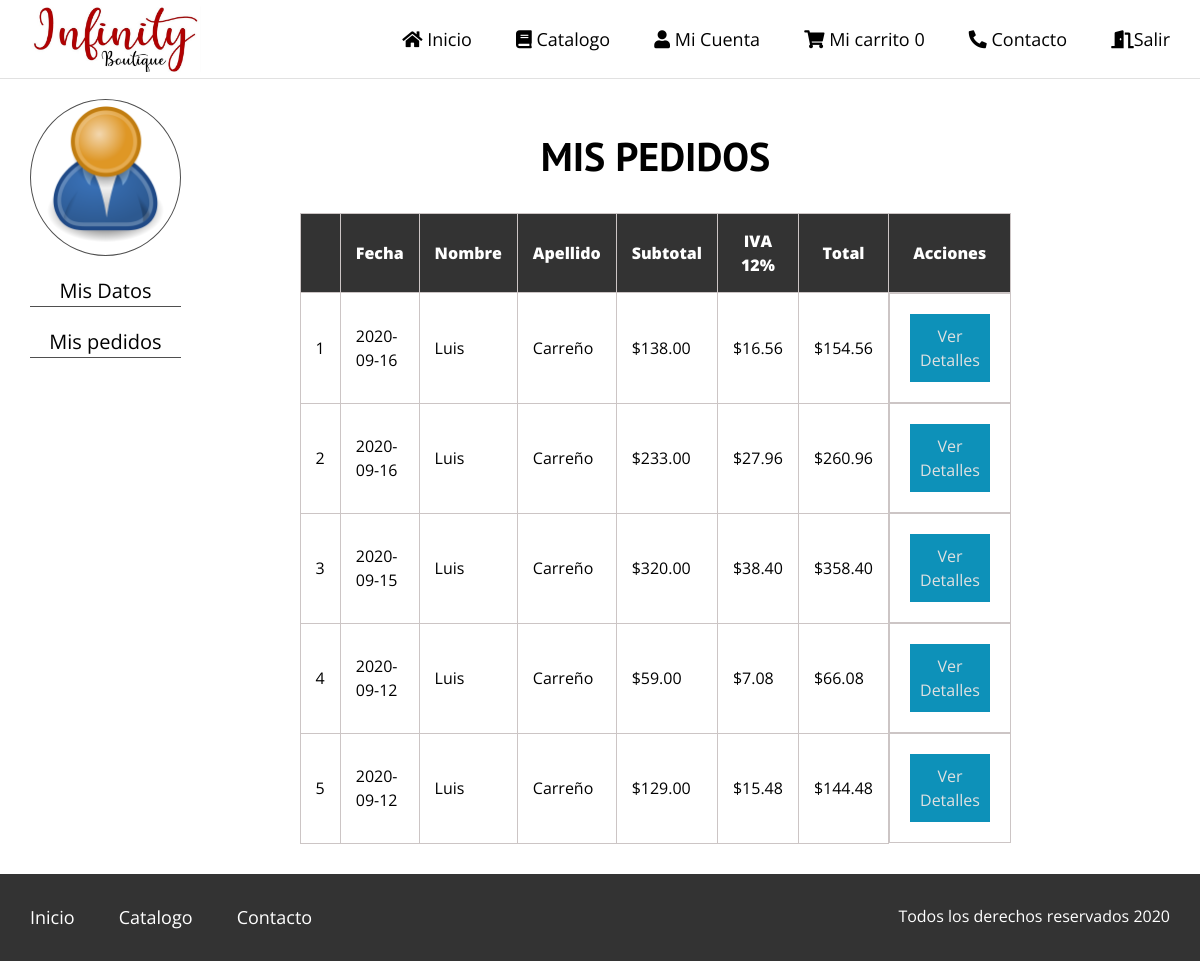
Page /Infinitylog/cuenta/pedidos.php (signed in) on the committed database.
### tables this page shows
CREATE TABLE `factura` (
  `factura_id` int(20) NOT NULL,
  `factura_cliente_id` int(11) NOT NULL,
  `factura_fehca` date NOT NULL,
  `factura_subtotal` decimal(10,2) NOT NULL,
  `factura_iva` decimal(10,2) NOT NULL,
  `factura_total` decimal(10,2) NOT NULL
);

CREATE TABLE `usuario` (
  `usuario_id` int(11) NOT NULL,
  `usuario_nombre` varchar(80) NOT NULL,
  `usuario_apellido` varchar(80) NOT NULL,
  `usuario_telefono` int(12) NOT NULL,
  `usuario_correo` varchar(150) NOT NULL,
  `usuario_pass` varchar(50) NOT NULL,
  `usuario_ciudad` varchar(100) NOT NULL,
  `usuario_direccion` varchar(200) NOT NULL,
  `usuario_rol_id` int(11) NOT NULL
);

### Infinitylog/funciones.php (called while the page is built, shortened)
<?php
    function cantidad_producto(){
        $total = 0;
        return $total;
    }
?>

### src/Factura.php (called while the page is built, shortened)
<?php
    class Factura{
        private $cn=null;
        public function __construct()
        {
            $this->config=parse_ini_file(__DIR__.'/../config.ini');
            $this->cn = new \PDO($this->config['dns'], $this->config['usuario'], $this->config['clave'],array(
                \PDO::MYSQL_ATTR_INIT_COMMAND => 'SET NAMES utf8'
            ));
        }
        public function mostrar_factura_cliente($id){
            $sql = "SELECT factura_id, factura_fehca, usuario_nombre, usuario_apellido, factura_subtotal, factura_iva, factura_total
            FROM factura
            INNER JOIN usuario ON usuario_id=factura_cliente_id
            where usuario_id=:id ORDER BY factura_id DESC";
            $resultado = $this->cn->prepare($sql);
            $_array = array(
                ":id" => $id
            );
            if($resultado->execute($_array))
                return $resultado->fetchAll();
            return false;
        }
    }

### Infinitylog/cuenta/pedidos.php (the view, shortened to what this page needs)
<?php
    require '../funciones.php';
?>
<!DOCTYPE html>
<html lang="en">
<head>
    <link rel="stylesheet" href="../../assets/css/normalize.css">
    <link rel="stylesheet" href="../../assets/css/styles.css">
    <link rel="stylesheet" href="../../assets/css/all.css">
</head>
<body>
    <header class="site-header">
        <div class="contenedor">
            <div class="barra">
                <a href="index.php">
                    <img src="../../assets/img/logo.jpg" alt="logo" title="Logo Infinity"  height="72">
                </a>
                <nav class="navegacion">
                    <a href="../index.php"><i class="fas fa-home"></i> Inicio</a>
                    <a href="../catalogo.php"><i class="fas fa-book"></i> Catalogo</a>
                    <a href="cuenta.php"><i class="fas fa-user"></i> Mi Cuenta</a>
                    <a href="../carrito.php"><i class="fas fa-shopping-cart"></i> Mi carrito <?php print cantidad_producto() ?></a>
                    <a href="../contacto.php"><i class="fas fa-phone-alt"></i> Contacto</a>
                    <a href="../../index.php"><i class="fas fa-door-open"></i>Salir</a>
                </nav>
            </div>
        </div>
    </header>
    <section class="contenedor wrapper">
        <div class="contenido-panel">
            <div class="usuario">
                <div class="imagen-usuario">
                    <a href=""><img src="../../assets/img/1200px-User_icon_2.svg.png" alt="Imagen usuario" title="Imagen usuario"></a>
                </div>
                <nav class="navegacion-usuario">
                    <a href="cuenta.php">Mis Datos</a>
                    <a href="pedidos.php">Mis pedidos</a>
                </nav>
            </div>
            <div class="datos-panel">
                <h2 class="centrar-texto">MIS PEDIDOS</h2>
                <div class="tabla">
                <table class="">
                        <tr>
                            <th><strong></strong></th>
                            <th><strong>Fecha</strong></th>
                            <th><strong>Nombre</strong></th>
                            <th><strong>Apellido</strong></th>
                            <th><strong>Subtotal</strong></th>
                            <th><strong>IVA 12%</strong></th>
                            <th><strong>Total</strong></th>
                            <th><strong>Acciones</strong></th>
                        </tr>
                        <?php
                            $factura= new infinity\Factura;
                            $info_factura = $factura->mostrar_factura_cliente($_SESSION['id']);
                            $cantidad=count($info_factura);
                            if($cantidad > 0){
                            for($x = 0; $x<$cantidad; $x++){
                                $item= $info_factura[$x];
                        ?>
                        <tr>
                            <td><?php print($x+1);?></td>
                            <td><?php print($item['factura_fehca']);?></td>
                            <td><?php print($item['usuario_nombre']);?></td>
                            <td><?php print($item['usuario_apellido']);?></td>
                            <td>$<?php print($item['factura_subtotal']);?></td>
                            <td>$<?php print($item['factura_iva']);?></td>
                            <td>$<?php print($item['factura_total']);?></td>
                            <td class="accion">
                                <a class="a-actualizar" href="detalle.php?id=<?php print $item['factura_id'] ?>">Ver Detalles</i></a>
                            </td>
                        </tr>
                        <?php
                            }
                            }
                            else{
                        ?>
                            <tr>
                                <td colspan="6">NO HAY REGISTROS</td>
                            </tr>
                        <?php }?>
                    </table>
                </div>
            </div>
        </div>
    </section>
    <footer class="site-footer seccion">
        <div class="contenedor contenedor-footer">
            <nav class="navegacion">
                <a href="../index.php">Inicio</a>
                <a href="../catalogo.php">Catalogo</a>
                <a href="../contacto.php">Contacto</a>
            </nav>
        <p class="copyright">Todos los derechos reservados 2020</p>
        </div>
    </footer>
</body>
</html>

### assets/css/styles.css (style rules this page uses)
html { font-size: 62.5%; box-sizing: border-box; }
*,*::before,*::after { box-sizing: inherit; }
body { font-family: 'Open Sans', sans-serif; font-size: 1.6rem; line-height: 1.5; }
.contenedor { max-width: 120rem; margin: 0 auto; width: 95%; }
h1, h2, h3, h4 { font-family: 'PT Sans', sans-serif; }
h2 { font-size: 4rem; line-height: 1.2; }
img { max-width: 100%; }
.centrar-texto { text-align: center; }
.wrapper { min-height: calc(100vh - 18rem); }
@media (min-width: 768px) { .barra { display: flex; justify-content: space-between; align-items: center; } }
.site-header { border-bottom: 1px solid #e1e1e1; }
.site-header a { color: black; text-decoration: none; }
.navegacion a { text-decoration: none; text-align: center; display: block; font-size: 1.8rem; }
@media (min-width: 768px) { .navegacion a { display: inline; margin-right: 4rem; } }
@media (min-width: 768px) { .navegacion a:last-of-type { margin:0; } }
.site-footer a { color: #ffffff; }
.site-footer { background-color: #333333; margin: 0; }
.copyright { margin: 0; color: #ffffff; }
.contenedor-footer { padding:3rem 0; display: flex; justify-content: space-between; }
.contenido-panel { display: flex; margin-top: 2rem; }
.usuario { flex: 0 0 calc(15% - 2rem); }
.imagen-usuario { border-radius: 50%; border: 1px solid #4f4f4f; }
.navegacion-usuario a { text-decoration: none; text-align: center; display: block; font-size: 2rem; color: black; margin: 2rem 0; border-bottom: 1px solid #4f4f4f; }
.datos-panel { flex: 0 0 calc(85% - 2rem); }
.tabla { display: flex; justify-content: center; margin-top: 3rem; margin-bottom: 3rem; }
table th, td { border: 1px solid #ccc5c5; padding: 1.5rem; }
table { border-collapse: collapse; width: 60%; }
.accion { display: inline-block; color: #e1e1e1; }
table a { padding: .5rem; text-align: center; }
table th { color: white; background-color: #333333; }
.accion { width: 100%; height: 100%; display: flex; justify-content: center; text-decoration: none; text-align: center; }
.accion a { text-decoration: none; color: #e1e1e1; padding: 1rem; margin: .5rem; }
.a-actualizar { color: white; background-color: #0d91b9; }

### assets/css/all.css (style rules this page uses)
.fa, .fas, .far, .fal, .fad, .fab { -moz-osx-font-smoothing: grayscale; -webkit-font-smoothing: antialiased; display: inline-block; font-style: normal; font-variant: normal; text-rendering: auto; line-height: 1; }
.fa-book:before { content: "\f02d"; }
.fa-door-open:before { content: "\f52b"; }
.fa-home:before { content: "\f015"; }
.fa-phone-alt:before { content: "\f879"; }
.fa-shopping-cart:before { content: "\f07a"; }
.fa-user:before { content: "\f007"; }
.fa, .fas { font-family: 'Font Awesome 5 Free'; font-weight: 900; }

### rows in the picture
factura: factura_fehca "2020-09-16", factura_cliente.usuario_nombre "Luis", factura_cliente.usuario_apellido "Carreño", factura_subtotal "138.00", factura_iva "16.56", factura_total "154.56"
factura: factura_fehca "2020-09-16", factura_cliente.usuario_nombre "Luis", factura_cliente.usuario_apellido "Carreño", factura_subtotal "233.00", factura_iva "27.96", factura_total "260.96"
factura: factura_fehca "2020-09-15", factura_cliente.usuario_nombre "Luis", factura_cliente.usuario_apellido "Carreño", factura_subtotal "320.00", factura_iva "38.40", factura_total "358.40"
factura: factura_fehca "2020-09-12", factura_cliente.usuario_nombre "Luis", factura_cliente.usuario_apellido "Carreño", factura_subtotal "59.00", factura_iva "7.08", factura_total "66.08"
factura: factura_fehca "2020-09-12", factura_cliente.usuario_nombre "Luis", factura_cliente.usuario_apellido "Carreño", factura_subtotal "129.00", factura_iva "15.48", factura_total "144.48"

### other values in the picture
cantidad_producto() "0"
